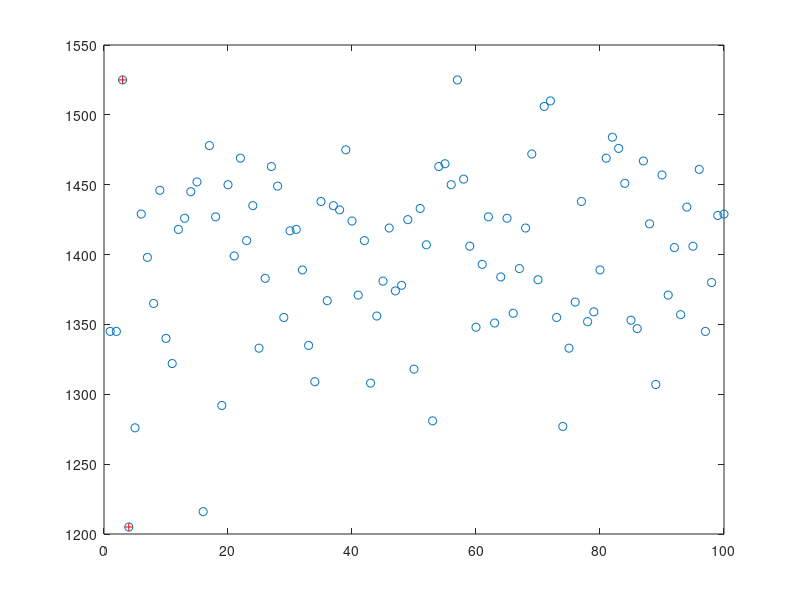

Reproduce this figure in MATLAB. (Note: this script raises an error after producing the figure.)
n = 180;
N = 3;
z = 1;
v = 1;
w = 1;
R = 0;
L = n/6;
count = 1;
simnum = 100;
y = [1:simnum];
he=0; 
nA = 12;
Ti = [];
Tmax = 0;
Tmin = 5000;
smax = 0;
smin = 0;

while count <= simnum
    st = 0;
    stA = 0;
    xA = ceil(nA.*rand(nA,1));
    sA = zeros(1, nA);
    timeA = zeros(1,1000);
    timeB = zeros(1,100000);
for i = 1:12 
    a = xA(i);
    r = R;
    R = floor(a/4);
    k = mod(a, 4);
    sA(a) = 1;
    b = rand(100,1);
    if b <= 80
        timeA(2*R + 2*i + stA: 2*R + 2*i + stA + 30) = 1; %first class wide 2
        stA = stA + 30;
    end 
    if k == 1
            if sA(a+1) == 1
                stA = stA + 5;
                timeA(2*R + 2*i + stA: 2*R + 2*i + stA + 5) = 1;
            end
    else if k == 0
            if sA(a-1) == 1
                stA = stA + 5;
                timeA(2*R + 2*i + stA: 2*R + 2*i + stA + 5) = 1;             
            end
        end
            
    end

    stA = sum(timeA~=0);
end
    TA = R + w*nA + stA;
for j = 1:N
    x = ceil(n/N.*rand(n,1));
    s = zeros(1, n/N);
for i = 1:n/N
    a = x(i);
    r = R;
    R = floor(a/2);
    s(a) = 1;
    b = rand(100,1);
    if b <= 80
        timeB(R + i + st: R + i + st + 15) = 1;
        st = st + 15;
    end 
    st = sum(timeB~=0);
end
end
    T = R + w*n + st;
    he = he + T + TA;
    Time = T + TA;
    Ti = [Ti Time];  
    if Time>Tmax
        Tmax = Time;
        smax = count;
    else if Time < Tmin
        Tmin = Time;
        smin = count;
        end
    end
    count = count + 1;
end

average = he / simnum;
Min = floor(average/60);
Second = average - Min*60;
print = ['N=',num2str(N),' n=',num2str(n),' average=',num2str(average),'=', num2str(Min),'min',num2str(Second),'sec',' Tmax=',num2str(Tmax),' Tmin=',num2str(Tmin)];
disp(print)
plot(y,Ti,'o')
hold on
plot(smax,Tmax,'r+',smin,Tmin,'r+')
hline = refline(0,average);
set(hline,'Color','r');
xlabel('simulations');
ylabel('seconds');
title('OI time vs simulations')





    
    
                    